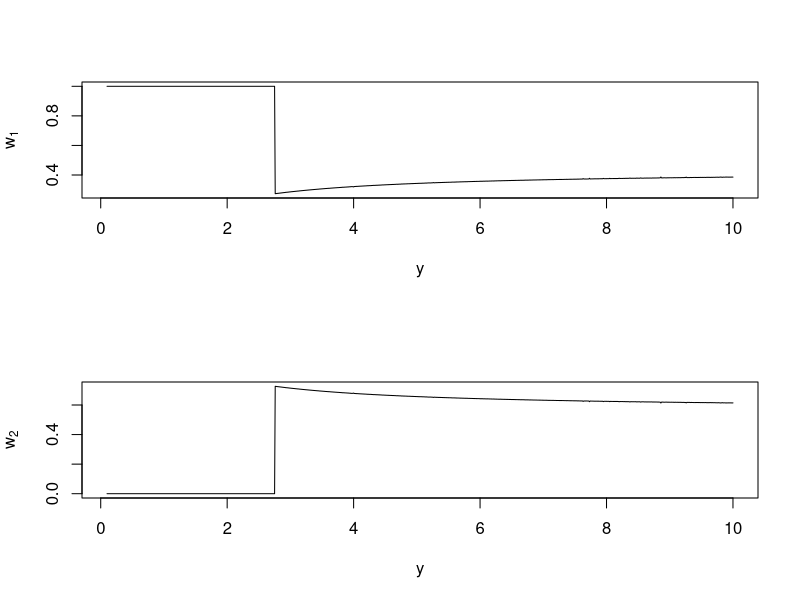
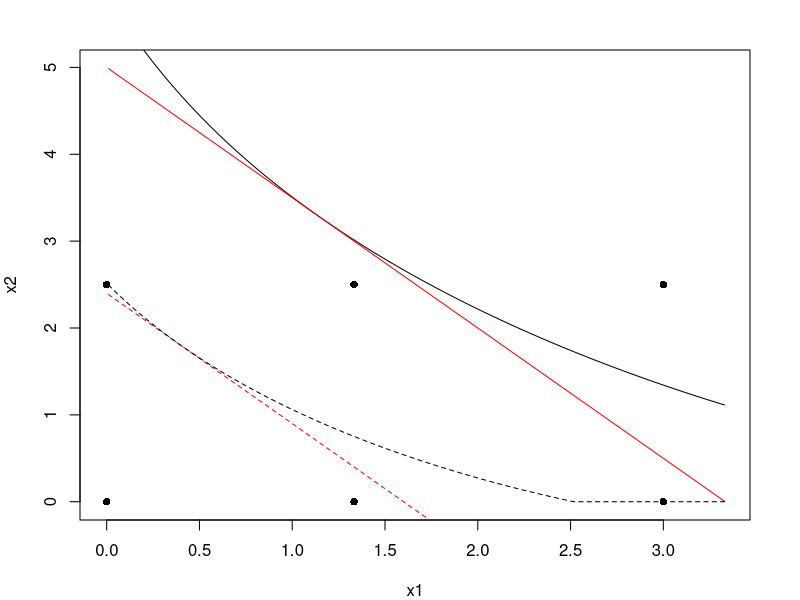
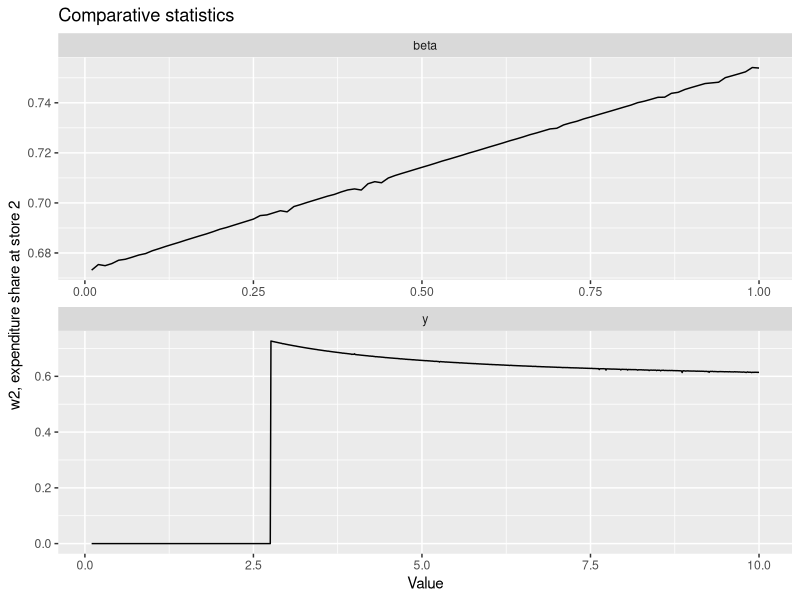

Write R code to recreate these figures, in order.
# Draw utility function 
# Utility 
# u = psi1*log(x1+1) + psi2*log(x2+1) + log(q+1) + beta*log(x1+x2-q+1)
library(ggplot2)

### Functions ###
u_fn <- function(x1,x2){
	q <- (1-beta+x1+x2)/(1+beta)			# Optimal consumption quanity in the first peirod
	psi1*log(x1+1) + psi2*log(x2+1) + log(q+1) + beta*log(x1+x2-q+1)
}

xstar_fn <- function(y,x.init=c(0.01,0.01)){
	obj_fn <- function(xstar){
		x1 <- xstar[1]
		x2 <- xstar[2]
		-u_fn(x1,x2)
	}
	grad_fn <- function(xstar){
		x1 <- xstar[1]
		x2 <- xstar[2]
		dudx1 <- -(1+beta)/(2+x1+x2) - psi1/(1+x1)
		dudx2 <- -(1+beta)/(2+x1+x2) - psi2/(1+x2)
		as.vector(c(dudx1,dudx2))
	}
	ui <- rbind(-matrix(c(p1,p2),1,2),c(1,0),c(0,1))
	constrOptim(x.init,obj_fn,grad=grad_fn,ui=ui,ci=c(-y,0,0))
}

xstar_limit_fn <- function(y,x.init=c(0.01,0.01)){
	x.interior <- xstar_fn(y)$par
	if(x.interior[2]<x2.limit){
		xstar <- c(y/p1,0)
	}else{
		xstar <- x.interior
	}
	xstar
}

id_fn <- function(x1,ubar){
	solve_fn <- function(x2){
		(u_fn(x1,x2) - ubar)^2
	}	
	grad_fn <- function(x2){
		dudx2 <- (1+beta)/(2+x1+x2) + psi2/(1+x2)
		dobj_x1 <- 2*(u_fn(x1,x2) - ubar)*dudx2
		as.vector(dobj_x1)
	}
	constrOptim(1, solve_fn, grad=grad_fn, ui=matrix(1,1,1),ci=0)$par
}

### Simulation ###
# Set parameters 
psi1 <- 1
psi2 <- 1
p1 <- 1.5
p2 <- 1
beta <- .5

y <- 5
y.new <- 2.4
x1.dis <- c(0,.4*y/p1,.9*y/p1)
x2.dis <- c(0,.5*y/p2)
x.comb <- cbind(rep(x1.dis,length(x2.dis)),rep(x2.dis,each=length(x1.dis)))

x1 <- seq(0.01,y/p1,by=.01)
x2 <- rep(NA,length(x1))
x2.new <- rep(NA,length(x1))
for(i in 1:length(x1)){
	sol <- xstar_fn(y)
	ubar <- -sol$value
	x2[i] <- id_fn(x1[i],ubar)
	
	sol <- xstar_fn(y.new)
	ubar <- -sol$value
	x2.new[i] <- id_fn(x1[i],ubar)	
}
budget <- y/p2 - p1*x1/p2
budget.new <- y.new/p2 - p1*x1/p2


# Plot utility 
pdf("~/Desktop/graph_category_utility.pdf",width=5, height=5)
par(mai=c(.8,.8,.5,.5))
plot(x1,x2,type="l",xlim=c(-.01,y/p1),ylim=c(-.01,y/p2))
lines(x1,budget,col="red")
lines(x1,budget.new,col="red",lty="dashed")
lines(x1,x2.new,lty="dashed")
points(x.comb[,1],x.comb[,2],pch=16)
dev.off()

### Comparative statistics ###
x2.limit <- 2
y.seq <- seq(.1,10,by=.01)
x.opt <- matrix(NA,length(y.seq),2)
for(i in 1:length(y.seq)){
	x.opt[i,] <- xstar_limit_fn(y.seq[i])
}
w.opt <- rep(1,length(y.seq)) %*% t(c(p1,p2)) * x.opt
w.opt <- w.opt/(y.seq %*% t(c(1,1)))

# Comparative statist w.r.t beta
y <- 3
beta.seq <- seq(.01,1,by=.01)
x.opt1 <- matrix(NA,length(beta.seq),2)
for(i in 1:length(beta.seq)){
	beta <- beta.seq[i]
	x.opt1[i,] <- xstar_limit_fn(y)
}
w.opt1 <- rep(1,length(beta.seq)) %*% t(c(p1,p2)) * x.opt1
w.opt1 <- w.opt1/y

par(mfrow=c(2,1))
plot(y.seq,w.opt[,1],type="l",xlab="y",ylab=expression(w[1]))
plot(y.seq,w.opt[,2],type="l",xlab="y",ylab=expression(w[2]))

tmp1 <- data.frame(variable="y",iv=y.seq,w2=w.opt[,2])
tmp2 <- data.frame(variable="beta",iv=beta.seq,w2=w.opt1[,2])
ggtmp <- rbind(tmp1,tmp2)


pdf("~/Desktop/graph_compstat.pdf",width=5,height=5)
ggplot(ggtmp,aes(iv,w2)) + geom_line() + 
		facet_wrap(~variable,scales="free",ncol=1) + 
		labs(x="Value",y=paste(expression(w2),", expenditure share at store 2",sep=""),title="Comparative statistics")
dev.off()


